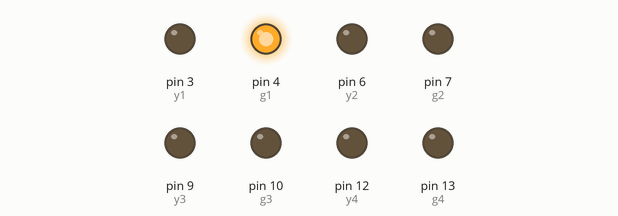
This sketch was run on a simulated Arduino Uno, built with avr-gcc and run on an emulated ATmega328P. On the bench: output pins drawn as LEDs (lit = HIGH). Pins used as bus, display or sensor lines are not drawn.

Above: at 0.1 s.
At 6.1 s:
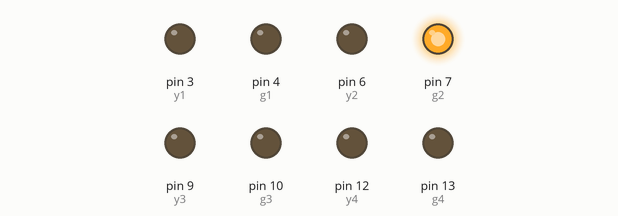
At 11.1 s:
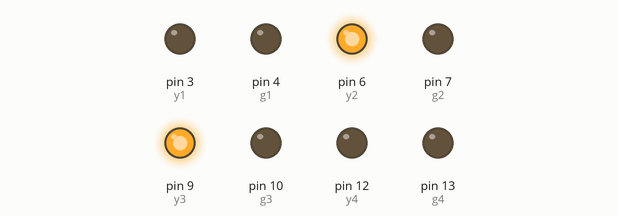
At 18.1 s:
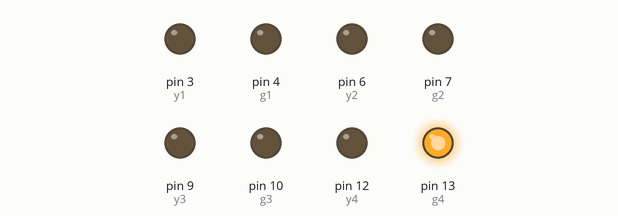
At 29.1 s:
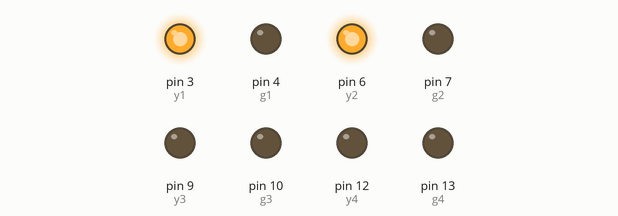
At 36.1 s:
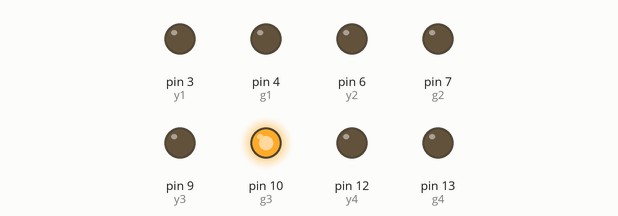
Timing chart, 0 to 37.6 s (numbered marks = the images above):
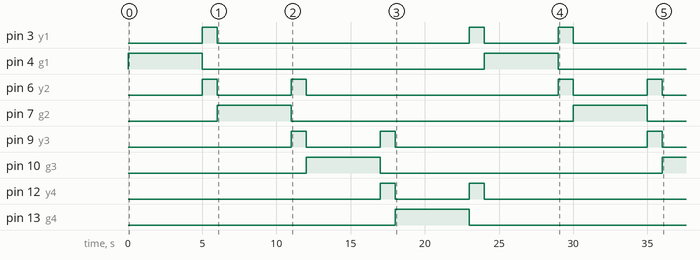

Measured:
- by itself, pin 3 (y1): goes HIGH 1.0 s, LOW 17.0 s, HIGH 1.0 s, LOW 5.0 s, HIGH 1.0 s, then LOW
- by itself, pin 4 (g1), pin 7 (g2): alternates HIGH for 5.0 s and LOW for 19.0 s
- by itself, pin 6 (y2): LOW → HIGH at 5.0 s, → LOW 1.0 s later, → HIGH 5.0 s later, → LOW 1.0 s later, … (8 changes in this stretch)
- by itself, pin 9 (y3): goes HIGH 1.0 s, LOW 5.0 s, HIGH 1.0 s, LOW 17.0 s, HIGH 1.0 s, then LOW
- by itself, pin 10 (g3): LOW → HIGH at 12.0 s, → LOW 5.0 s later, → HIGH 19.0 s later
- by itself, pin 12 (y4): LOW → HIGH at 17.0 s, → LOW 1.0 s later, → HIGH 5.0 s later, → LOW 1.0 s later, … (4 changes in this stretch)
- by itself, pin 13 (g4): LOW → HIGH at 18.0 s, → LOW 5.0 s later

The sketch:

trafficlight.ino
```cpp
int r1=2;
int y1=3;
int g1=4;
int r2=5;
int y2=6;
int g2=7;
int r3=8;
int y3=9;
int g3=10;
int r4=11;
int y4=12;
int g4=13;

void setup() {

pinMode(r1,OUTPUT);
pinMode(y1,OUTPUT);
pinMode(g1,OUTPUT);

pinMode(r2,OUTPUT);
pinMode(y2,OUTPUT);
pinMode(g2,OUTPUT);

pinMode(r3,OUTPUT);
pinMode(y3,OUTPUT);
pinMode(g3,OUTPUT);

pinMode(r4,OUTPUT);
pinMode(y4,OUTPUT);
pinMode(g4,OUTPUT);

}

void loop() {
  digitalWrite(g1,HIGH);
  digitalWrite(r2,HIGH);
  digitalWrite(r3,HIGH);
  digitalWrite(r4,HIGH);
  delay(5000);
  digitalWrite(g1,LOW);
  digitalWrite(r2,LOW);

  digitalWrite(y1,HIGH);
  digitalWrite(y2,HIGH);
  delay(1000);
  digitalWrite(y1,LOW);
  digitalWrite(y2,LOW);

  digitalWrite(r1,HIGH);
  digitalWrite(g2,HIGH);
  delay(5000);
  digitalWrite(g2,LOW);
  digitalWrite(r3,LOW);

  digitalWrite(y2,HIGH);
  digitalWrite(y3,HIGH);
  delay(1000);
  digitalWrite(y2,LOW);
  digitalWrite(y3,LOW);

  digitalWrite(r2,HIGH);
  digitalWrite(g3,HIGH);
  digitalWrite(r4,HIGH);
  delay(5000);
  digitalWrite(g3,LOW);
  digitalWrite(r4,LOW);


  digitalWrite(y3,HIGH);
  digitalWrite(y4,HIGH);
  delay(1000);
  digitalWrite(y3,LOW);
  digitalWrite(y4,LOW);

  digitalWrite(r3,HIGH);
  digitalWrite(g4,HIGH);
  delay(5000);
  digitalWrite(r3,LOW);
  digitalWrite(g4,LOW);


  digitalWrite(y1,HIGH);
  digitalWrite(y4,HIGH);
  delay(1000);
  digitalWrite(y1,LOW);
  digitalWrite(y4,LOW);
  digitalWrite(r1,LOW);
}
```
